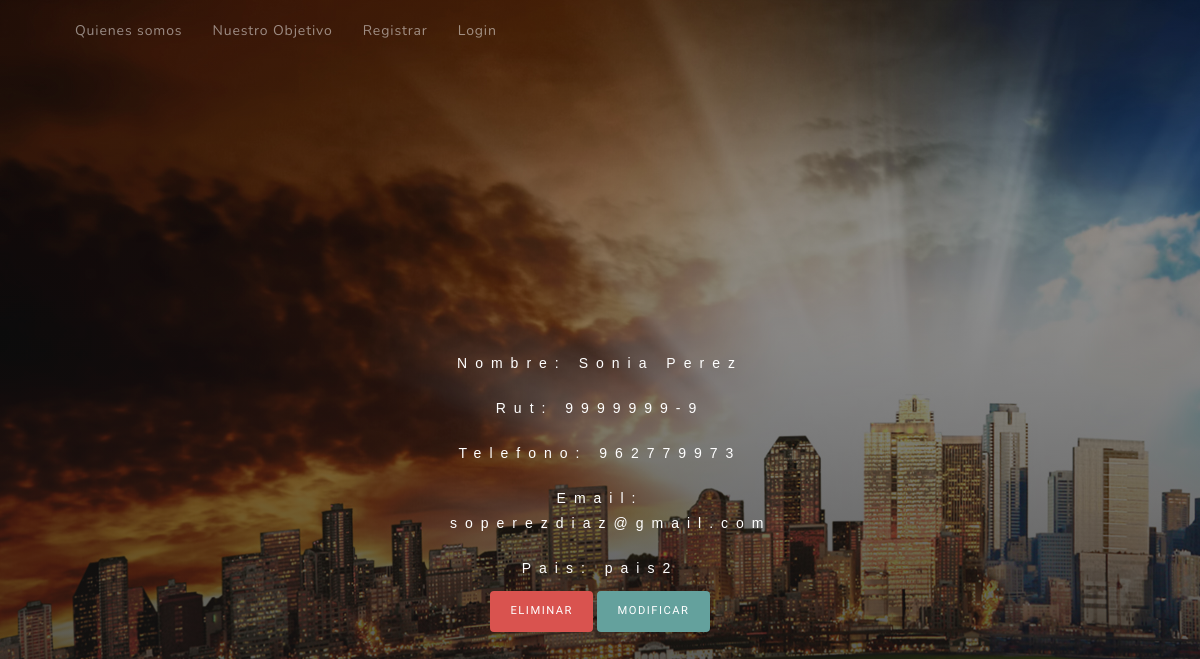
Screenshot of /comunidad/voluntario/15 with the database file from the repository.
### comunidad/models.py (models this page shows, shortened)
class Voluntario(models.Model):
    rut = models.CharField(max_length=10)
    nombre = models.CharField(max_length=100)
    apellido = models.CharField(max_length=100)
    email = models.EmailField(max_length=100)
    telefono = models.CharField(max_length=10)
    pais = models.CharField(max_length=30)
    class Meta:
        ordering = ['apellido']

### comunidad/views.py (the view)
# urls.py: path('voluntario/<int:pk>',views.VoluntarioDetailView.as_view(),name='voluntario-detail'),
class VoluntarioDetailView(generic.DetailView):
    model = Voluntario

### comunidad/templates/comunidad/voluntario_detail.html
{% extends "base_generic.html" %}
{% block content %}
<body>
	<header class="masthead">
    <div class="container d-flex h-100 align-items-center">
      <div class="mx-auto text-center">
        <h2 class="mx-auto text-center" id="secundarioSuscribe">Nombre: {{voluntario.nombre }} {{voluntario.apellido}}</h2>
        <h2 class="mx-auto text-center" id="secundarioSuscribe">Rut: {{voluntario.rut}}</h2>
        <h2 class="mx-auto text-center" id="secundarioSuscribe">Telefono: {{voluntario.telefono}}</h2>
        <h2 class="mx-auto text-center" id="secundarioSuscribe">Email: {{voluntario.email}}</h2>
        <h2 class="mx-auto text-center" id="secundarioSuscribe">Pais: {{voluntario.pais}}</h2>
        <a href="{% url 'voluntario_eliminar' voluntario.id %}" class="btn btn-danger">Eliminar</a>
        <a href="{% url 'voluntario_update' voluntario.id %}" class="btn btn-primary js-scroll-trigger">Modificar</a>
      </div>
    </div>
   </header>
</body>
{% endblock %}

### comunidad/static/css/styles.css (style rules this page uses)
body { background: -webkit-gradient(linear, left top, left bottom, from(rgba(22, 22, 22, 0.3)), color-stop(75%, rgba(22, 22, 22, 0.7)), to(#161616)), url("../images/planetadividido.jpg"); background: linear-gradient(to bottom, rgba(22, 22, 22, 0.3) 0%, rgba(22, 22, 22, 0.7) 75%, #161616 100%), url("../images/planetadividido.jpg"); }
#secundarioSuscribe { font-family: 'Gill Sans', 'Gill Sans MT', Calibri, 'Trebuchet MS', sans-serif; font-size: 100%; align-items: center; line-height: 2.5rem; letter-spacing: 0.8rem; color: #fff; }
.masthead h2 { max-width: 20rem; font-size: 1rem; }
@media (min-width: 992px) { .masthead { height: 100vh; padding: 0; } }
@media (min-width: 992px) { .masthead h2 { max-width: 30rem; font-size: 1.25rem; } }
.btn { -webkit-box-shadow: 0 0.1875rem 0.1875rem 0 rgba(0, 0, 0, 0.1) !important; box-shadow: 0 0.1875rem 0.1875rem 0 rgba(0, 0, 0, 0.1) !important; padding: 1.25rem 2rem; font-family: 'Varela Round'; font-size: 80%; text-transform: uppercase; letter-spacing: .15rem; border: 0; }
.btn-primary { background-color: #64a19d; }
body { font-family: 'Nunito'; letter-spacing: 0.0625em; }
a { color: #64a19d; }
:root { --main-white-color: white; --main-black-color: black; }

### rows the page displays
Voluntario: nombre "Sonia", apellido "Perez", rut "9999999-9", telefono "962779973", email "soperezdiaz@gmail.com", pais "pais2"
